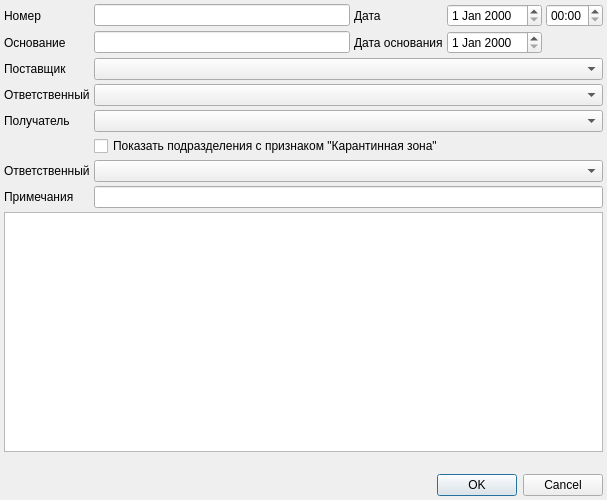
<?xml version="1.0" encoding="UTF-8"?>
<ui version="4.0">
 <class>InternalInvoiceDialog</class>
 <widget class="QDialog" name="InternalInvoiceDialog">
  <property name="geometry">
   <rect>
    <x>0</x>
    <y>0</y>
    <width>600</width>
    <height>500</height>
   </rect>
  </property>
  <property name="windowTitle">
   <string>Внутренняя накладная на передачу ЛСиИМН</string>
  </property>
  <layout class="QGridLayout" name="gridLayout">
   <property name="margin">
    <number>4</number>
   </property>
   <property name="spacing">
    <number>4</number>
   </property>
   <item row="8" column="1" colspan="4">
    <widget class="QLineEdit" name="edtNote"/>
   </item>
   <item row="0" column="4">
    <widget class="QTimeEdit" name="edtTime">
     <property name="sizePolicy">
      <sizepolicy hsizetype="Maximum" vsizetype="Fixed">
       <horstretch>0</horstretch>
       <verstretch>0</verstretch>
      </sizepolicy>
     </property>
     <property name="displayFormat">
      <string>HH:mm</string>
     </property>
    </widget>
   </item>
   <item row="5" column="0">
    <widget class="QLabel" name="lblReceiver">
     <property name="sizePolicy">
      <sizepolicy hsizetype="Maximum" vsizetype="Preferred">
       <horstretch>0</horstretch>
       <verstretch>0</verstretch>
      </sizepolicy>
     </property>
     <property name="text">
      <string>Получатель</string>
     </property>
     <property name="buddy">
      <cstring>cmbReceiver</cstring>
     </property>
    </widget>
   </item>
   <item row="8" column="0">
    <widget class="QLabel" name="lblNote">
     <property name="text">
      <string>Примечания</string>
     </property>
     <property name="buddy">
      <cstring>edtNote</cstring>
     </property>
    </widget>
   </item>
   <item row="7" column="0">
    <widget class="QLabel" name="lblReceiverPerson">
     <property name="text">
      <string>Ответственный</string>
     </property>
     <property name="buddy">
      <cstring>cmbReceiverPerson</cstring>
     </property>
    </widget>
   </item>
   <item row="0" column="3">
    <widget class="CDateEdit" name="edtDate">
     <property name="sizePolicy">
      <sizepolicy hsizetype="Maximum" vsizetype="Fixed">
       <horstretch>0</horstretch>
       <verstretch>0</verstretch>
      </sizepolicy>
     </property>
    </widget>
   </item>
   <item row="4" column="0">
    <widget class="QLabel" name="lblSupplierPerson">
     <property name="text">
      <string>Ответственный</string>
     </property>
     <property name="buddy">
      <cstring>cmbSupplierPerson</cstring>
     </property>
    </widget>
   </item>
   <item row="4" column="1" colspan="4">
    <widget class="CPersonComboBoxEx" name="cmbSupplierPerson">
     <property name="sizePolicy">
      <sizepolicy hsizetype="Expanding" vsizetype="Fixed">
       <horstretch>0</horstretch>
       <verstretch>0</verstretch>
      </sizepolicy>
     </property>
    </widget>
   </item>
   <item row="11" column="0" colspan="5">
    <widget class="QDialogButtonBox" name="buttonBox">
     <property name="orientation">
      <enum>Qt::Horizontal</enum>
     </property>
     <property name="standardButtons">
      <set>QDialogButtonBox::Cancel|QDialogButtonBox::Ok</set>
     </property>
    </widget>
   </item>
   <item row="0" column="1">
    <widget class="QLineEdit" name="edtNumber"/>
   </item>
   <item row="1" column="2">
    <widget class="QLabel" name="lblReasonDate">
     <property name="sizePolicy">
      <sizepolicy hsizetype="Maximum" vsizetype="Preferred">
       <horstretch>0</horstretch>
       <verstretch>0</verstretch>
      </sizepolicy>
     </property>
     <property name="text">
      <string>Дата основания</string>
     </property>
     <property name="buddy">
      <cstring>edtReasonDate</cstring>
     </property>
    </widget>
   </item>
   <item row="3" column="0">
    <widget class="QLabel" name="lblSupplier">
     <property name="sizePolicy">
      <sizepolicy hsizetype="Maximum" vsizetype="Preferred">
       <horstretch>0</horstretch>
       <verstretch>0</verstretch>
      </sizepolicy>
     </property>
     <property name="text">
      <string>Поставщик</string>
     </property>
     <property name="buddy">
      <cstring>cmbSupplier</cstring>
     </property>
    </widget>
   </item>
   <item row="1" column="1">
    <widget class="QLineEdit" name="edtReason"/>
   </item>
   <item row="1" column="0">
    <widget class="QLabel" name="lblReason">
     <property name="text">
      <string>Основание</string>
     </property>
     <property name="buddy">
      <cstring>edtReason</cstring>
     </property>
    </widget>
   </item>
   <item row="9" column="0" colspan="5">
    <widget class="CInDocTableView" name="tblItems">
     <property name="sizePolicy">
      <sizepolicy hsizetype="Preferred" vsizetype="Expanding">
       <horstretch>0</horstretch>
       <verstretch>0</verstretch>
      </sizepolicy>
     </property>
    </widget>
   </item>
   <item row="7" column="1" colspan="4">
    <widget class="CPersonComboBoxEx" name="cmbReceiverPerson">
     <property name="sizePolicy">
      <sizepolicy hsizetype="Expanding" vsizetype="Fixed">
       <horstretch>0</horstretch>
       <verstretch>0</verstretch>
      </sizepolicy>
     </property>
    </widget>
   </item>
   <item row="0" column="2">
    <widget class="QLabel" name="lblDate">
     <property name="sizePolicy">
      <sizepolicy hsizetype="Maximum" vsizetype="Preferred">
       <horstretch>0</horstretch>
       <verstretch>0</verstretch>
      </sizepolicy>
     </property>
     <property name="text">
      <string>Дата</string>
     </property>
     <property name="buddy">
      <cstring>edtDate</cstring>
     </property>
    </widget>
   </item>
   <item row="0" column="0">
    <widget class="QLabel" name="lblNumber">
     <property name="text">
      <string>Номер</string>
     </property>
     <property name="buddy">
      <cstring>edtNumber</cstring>
     </property>
    </widget>
   </item>
   <item row="10" column="0" colspan="5">
    <widget class="QLabel" name="lblSummaryInfo">
     <property name="text">
      <string/>
     </property>
    </widget>
   </item>
   <item row="3" column="1" colspan="4">
    <widget class="CStorageComboBox" name="cmbSupplier">
     <property name="sizePolicy">
      <sizepolicy hsizetype="Expanding" vsizetype="Fixed">
       <horstretch>0</horstretch>
       <verstretch>0</verstretch>
      </sizepolicy>
     </property>
    </widget>
   </item>
   <item row="1" column="3">
    <widget class="CDateEdit" name="edtReasonDate">
     <property name="sizePolicy">
      <sizepolicy hsizetype="Maximum" vsizetype="Fixed">
       <horstretch>0</horstretch>
       <verstretch>0</verstretch>
      </sizepolicy>
     </property>
    </widget>
   </item>
   <item row="5" column="1" colspan="4">
    <widget class="CStorageComboBox" name="cmbReceiver">
     <property name="sizePolicy">
      <sizepolicy hsizetype="Expanding" vsizetype="Fixed">
       <horstretch>0</horstretch>
       <verstretch>0</verstretch>
      </sizepolicy>
     </property>
    </widget>
   </item>
   <item row="6" column="1" colspan="2">
    <widget class="QCheckBox" name="chkOrgStructureQuarantineZone">
     <property name="text">
      <string>Показать подразделения с признаком &quot;Карантинная зона&quot;</string>
     </property>
    </widget>
   </item>
  </layout>
 </widget>
 <customwidgets>
  <customwidget>
   <class>CInDocTableView</class>
   <extends>QTableView</extends>
   <header>library/InDocTable.h</header>
  </customwidget>
  <customwidget>
   <class>CDateEdit</class>
   <extends>QDateEdit</extends>
   <header>library/DateEdit</header>
  </customwidget>
  <customwidget>
   <class>CPersonComboBoxEx</class>
   <extends>QComboBox</extends>
   <header>Orgs/PersonComboBoxEx.h</header>
  </customwidget>
  <customwidget>
   <class>CStorageComboBox</class>
   <extends>QComboBox</extends>
   <header>Orgs/OrgStructComboBoxes.h</header>
  </customwidget>
 </customwidgets>
 <tabstops>
  <tabstop>edtNumber</tabstop>
  <tabstop>edtDate</tabstop>
  <tabstop>edtTime</tabstop>
  <tabstop>edtReason</tabstop>
  <tabstop>edtReasonDate</tabstop>
  <tabstop>cmbSupplier</tabstop>
  <tabstop>cmbSupplierPerson</tabstop>
  <tabstop>cmbReceiver</tabstop>
  <tabstop>cmbReceiverPerson</tabstop>
  <tabstop>edtNote</tabstop>
  <tabstop>tblItems</tabstop>
  <tabstop>buttonBox</tabstop>
 </tabstops>
 <resources/>
 <connections>
  <connection>
   <sender>buttonBox</sender>
   <signal>accepted()</signal>
   <receiver>InternalInvoiceDialog</receiver>
   <slot>accept()</slot>
   <hints>
    <hint type="sourcelabel">
     <x>256</x>
     <y>484</y>
    </hint>
    <hint type="destinationlabel">
     <x>157</x>
     <y>274</y>
    </hint>
   </hints>
  </connection>
  <connection>
   <sender>buttonBox</sender>
   <signal>rejected()</signal>
   <receiver>InternalInvoiceDialog</receiver>
   <slot>reject()</slot>
   <hints>
    <hint type="sourcelabel">
     <x>324</x>
     <y>484</y>
    </hint>
    <hint type="destinationlabel">
     <x>286</x>
     <y>274</y>
    </hint>
   </hints>
  </connection>
 </connections>
</ui>
